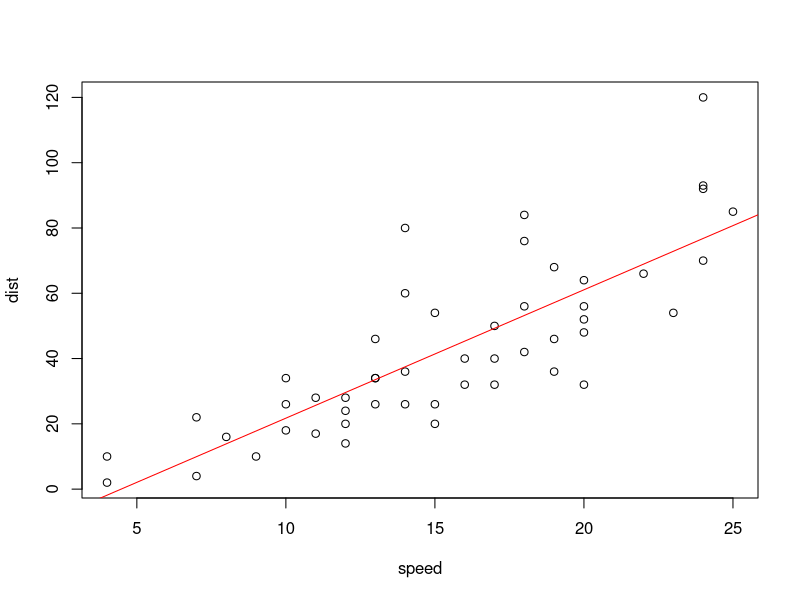
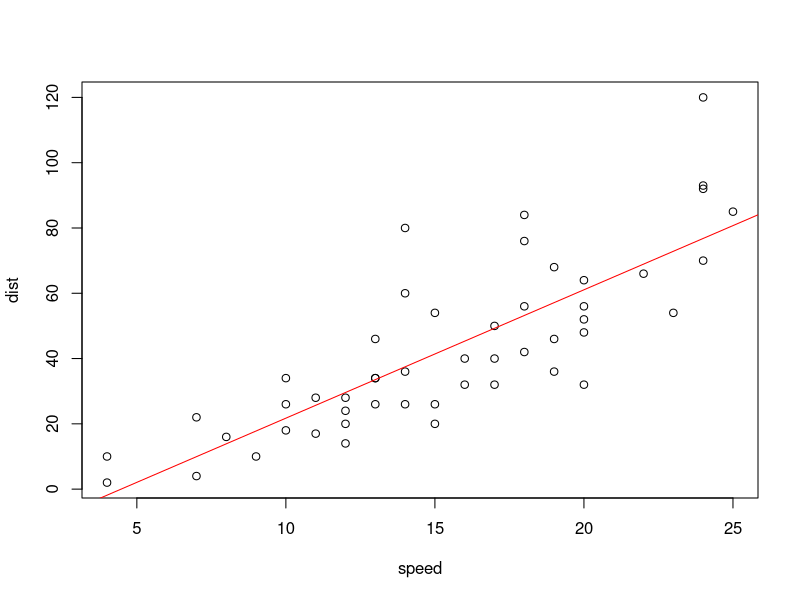

Here is the R script that generated these plots, in order:
## ---- chunk 1
plot(cars)
abline(lm(dist ~ speed, data = cars), col = "red")
## ---- chunk 2
plot(cars)
abline(lm(dist ~ speed, data = cars), col = "red")
